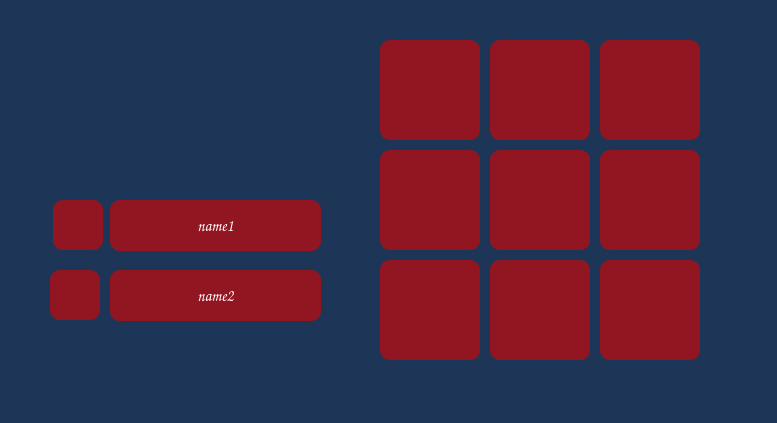
<?xml version="1.0" encoding="UTF-8"?>
<ui version="4.0">
 <class>GameHistory</class>
 <widget class="QDialog" name="GameHistory">
  <property name="geometry">
   <rect>
    <x>0</x>
    <y>0</y>
    <width>777</width>
    <height>423</height>
   </rect>
  </property>
  <property name="palette">
   <palette>
    <active>
     <colorrole role="WindowText">
      <brush brushstyle="SolidPattern">
       <color alpha="255">
        <red>255</red>
        <green>255</green>
        <blue>255</blue>
       </color>
      </brush>
     </colorrole>
     <colorrole role="Button">
      <brush brushstyle="SolidPattern">
       <color alpha="255">
        <red>29</red>
        <green>53</green>
        <blue>87</blue>
       </color>
      </brush>
     </colorrole>
     <colorrole role="Light">
      <brush brushstyle="SolidPattern">
       <color alpha="255">
        <red>43</red>
        <green>80</green>
        <blue>130</blue>
       </color>
      </brush>
     </colorrole>
     <colorrole role="Midlight">
      <brush brushstyle="SolidPattern">
       <color alpha="255">
        <red>36</red>
        <green>66</green>
        <blue>108</blue>
       </color>
      </brush>
     </colorrole>
     <colorrole role="Dark">
      <brush brushstyle="SolidPattern">
       <color alpha="255">
        <red>14</red>
        <green>26</green>
        <blue>43</blue>
       </color>
      </brush>
     </colorrole>
     <colorrole role="Mid">
      <brush brushstyle="SolidPattern">
       <color alpha="255">
        <red>19</red>
        <green>35</green>
        <blue>58</blue>
       </color>
      </brush>
     </colorrole>
     <colorrole role="Text">
      <brush brushstyle="SolidPattern">
       <color alpha="255">
        <red>255</red>
        <green>255</green>
        <blue>255</blue>
       </color>
      </brush>
     </colorrole>
     <colorrole role="BrightText">
      <brush brushstyle="SolidPattern">
       <color alpha="255">
        <red>255</red>
        <green>255</green>
        <blue>255</blue>
       </color>
      </brush>
     </colorrole>
     <colorrole role="ButtonText">
      <brush brushstyle="SolidPattern">
       <color alpha="255">
        <red>255</red>
        <green>255</green>
        <blue>255</blue>
       </color>
      </brush>
     </colorrole>
     <colorrole role="Base">
      <brush brushstyle="SolidPattern">
       <color alpha="255">
        <red>0</red>
        <green>0</green>
        <blue>0</blue>
       </color>
      </brush>
     </colorrole>
     <colorrole role="Window">
      <brush brushstyle="SolidPattern">
       <color alpha="255">
        <red>29</red>
        <green>53</green>
        <blue>87</blue>
       </color>
      </brush>
     </colorrole>
     <colorrole role="Shadow">
      <brush brushstyle="SolidPattern">
       <color alpha="255">
        <red>0</red>
        <green>0</green>
        <blue>0</blue>
       </color>
      </brush>
     </colorrole>
     <colorrole role="AlternateBase">
      <brush brushstyle="SolidPattern">
       <color alpha="255">
        <red>14</red>
        <green>26</green>
        <blue>43</blue>
       </color>
      </brush>
     </colorrole>
     <colorrole role="ToolTipBase">
      <brush brushstyle="SolidPattern">
       <color alpha="255">
        <red>255</red>
        <green>255</green>
        <blue>220</blue>
       </color>
      </brush>
     </colorrole>
     <colorrole role="ToolTipText">
      <brush brushstyle="SolidPattern">
       <color alpha="255">
        <red>0</red>
        <green>0</green>
        <blue>0</blue>
       </color>
      </brush>
     </colorrole>
     <colorrole role="PlaceholderText">
      <brush brushstyle="SolidPattern">
       <color alpha="128">
        <red>255</red>
        <green>255</green>
        <blue>255</blue>
       </color>
      </brush>
     </colorrole>
    </active>
    <inactive>
     <colorrole role="WindowText">
      <brush brushstyle="SolidPattern">
       <color alpha="255">
        <red>255</red>
        <green>255</green>
        <blue>255</blue>
       </color>
      </brush>
     </colorrole>
     <colorrole role="Button">
      <brush brushstyle="SolidPattern">
       <color alpha="255">
        <red>29</red>
        <green>53</green>
        <blue>87</blue>
       </color>
      </brush>
     </colorrole>
     <colorrole role="Light">
      <brush brushstyle="SolidPattern">
       <color alpha="255">
        <red>43</red>
        <green>80</green>
        <blue>130</blue>
       </color>
      </brush>
     </colorrole>
     <colorrole role="Midlight">
      <brush brushstyle="SolidPattern">
       <color alpha="255">
        <red>36</red>
        <green>66</green>
        <blue>108</blue>
       </color>
      </brush>
     </colorrole>
     <colorrole role="Dark">
      <brush brushstyle="SolidPattern">
       <color alpha="255">
        <red>14</red>
        <green>26</green>
        <blue>43</blue>
       </color>
      </brush>
     </colorrole>
     <colorrole role="Mid">
      <brush brushstyle="SolidPattern">
       <color alpha="255">
        <red>19</red>
        <green>35</green>
        <blue>58</blue>
       </color>
      </brush>
     </colorrole>
     <colorrole role="Text">
      <brush brushstyle="SolidPattern">
       <color alpha="255">
        <red>255</red>
        <green>255</green>
        <blue>255</blue>
       </color>
      </brush>
     </colorrole>
     <colorrole role="BrightText">
      <brush brushstyle="SolidPattern">
       <color alpha="255">
        <red>255</red>
        <green>255</green>
        <blue>255</blue>
       </color>
      </brush>
     </colorrole>
     <colorrole role="ButtonText">
      <brush brushstyle="SolidPattern">
       <color alpha="255">
        <red>255</red>
        <green>255</green>
        <blue>255</blue>
       </color>
      </brush>
     </colorrole>
     <colorrole role="Base">
      <brush brushstyle="SolidPattern">
       <color alpha="255">
        <red>0</red>
        <green>0</green>
        <blue>0</blue>
       </color>
      </brush>
     </colorrole>
     <colorrole role="Window">
      <brush brushstyle="SolidPattern">
       <color alpha="255">
        <red>29</red>
        <green>53</green>
        <blue>87</blue>
       </color>
      </brush>
     </colorrole>
     <colorrole role="Shadow">
      <brush brushstyle="SolidPattern">
       <color alpha="255">
        <red>0</red>
        <green>0</green>
        <blue>0</blue>
       </color>
      </brush>
     </colorrole>
     <colorrole role="AlternateBase">
      <brush brushstyle="SolidPattern">
       <color alpha="255">
        <red>14</red>
        <green>26</green>
        <blue>43</blue>
       </color>
      </brush>
     </colorrole>
     <colorrole role="ToolTipBase">
      <brush brushstyle="SolidPattern">
       <color alpha="255">
        <red>255</red>
        <green>255</green>
        <blue>220</blue>
       </color>
      </brush>
     </colorrole>
     <colorrole role="ToolTipText">
      <brush brushstyle="SolidPattern">
       <color alpha="255">
        <red>0</red>
        <green>0</green>
        <blue>0</blue>
       </color>
      </brush>
     </colorrole>
     <colorrole role="PlaceholderText">
      <brush brushstyle="SolidPattern">
       <color alpha="128">
        <red>255</red>
        <green>255</green>
        <blue>255</blue>
       </color>
      </brush>
     </colorrole>
    </inactive>
    <disabled>
     <colorrole role="WindowText">
      <brush brushstyle="SolidPattern">
       <color alpha="255">
        <red>14</red>
        <green>26</green>
        <blue>43</blue>
       </color>
      </brush>
     </colorrole>
     <colorrole role="Button">
      <brush brushstyle="SolidPattern">
       <color alpha="255">
        <red>29</red>
        <green>53</green>
        <blue>87</blue>
       </color>
      </brush>
     </colorrole>
     <colorrole role="Light">
      <brush brushstyle="SolidPattern">
       <color alpha="255">
        <red>43</red>
        <green>80</green>
        <blue>130</blue>
       </color>
      </brush>
     </colorrole>
     <colorrole role="Midlight">
      <brush brushstyle="SolidPattern">
       <color alpha="255">
        <red>36</red>
        <green>66</green>
        <blue>108</blue>
       </color>
      </brush>
     </colorrole>
     <colorrole role="Dark">
      <brush brushstyle="SolidPattern">
       <color alpha="255">
        <red>14</red>
        <green>26</green>
        <blue>43</blue>
       </color>
      </brush>
     </colorrole>
     <colorrole role="Mid">
      <brush brushstyle="SolidPattern">
       <color alpha="255">
        <red>19</red>
        <green>35</green>
        <blue>58</blue>
       </color>
      </brush>
     </colorrole>
     <colorrole role="Text">
      <brush brushstyle="SolidPattern">
       <color alpha="255">
        <red>14</red>
        <green>26</green>
        <blue>43</blue>
       </color>
      </brush>
     </colorrole>
     <colorrole role="BrightText">
      <brush brushstyle="SolidPattern">
       <color alpha="255">
        <red>255</red>
        <green>255</green>
        <blue>255</blue>
       </color>
      </brush>
     </colorrole>
     <colorrole role="ButtonText">
      <brush brushstyle="SolidPattern">
       <color alpha="255">
        <red>14</red>
        <green>26</green>
        <blue>43</blue>
       </color>
      </brush>
     </colorrole>
     <colorrole role="Base">
      <brush brushstyle="SolidPattern">
       <color alpha="255">
        <red>29</red>
        <green>53</green>
        <blue>87</blue>
       </color>
      </brush>
     </colorrole>
     <colorrole role="Window">
      <brush brushstyle="SolidPattern">
       <color alpha="255">
        <red>29</red>
        <green>53</green>
        <blue>87</blue>
       </color>
      </brush>
     </colorrole>
     <colorrole role="Shadow">
      <brush brushstyle="SolidPattern">
       <color alpha="255">
        <red>0</red>
        <green>0</green>
        <blue>0</blue>
       </color>
      </brush>
     </colorrole>
     <colorrole role="AlternateBase">
      <brush brushstyle="SolidPattern">
       <color alpha="255">
        <red>29</red>
        <green>53</green>
        <blue>87</blue>
       </color>
      </brush>
     </colorrole>
     <colorrole role="ToolTipBase">
      <brush brushstyle="SolidPattern">
       <color alpha="255">
        <red>255</red>
        <green>255</green>
        <blue>220</blue>
       </color>
      </brush>
     </colorrole>
     <colorrole role="ToolTipText">
      <brush brushstyle="SolidPattern">
       <color alpha="255">
        <red>0</red>
        <green>0</green>
        <blue>0</blue>
       </color>
      </brush>
     </colorrole>
     <colorrole role="PlaceholderText">
      <brush brushstyle="SolidPattern">
       <color alpha="128">
        <red>255</red>
        <green>255</green>
        <blue>255</blue>
       </color>
      </brush>
     </colorrole>
    </disabled>
   </palette>
  </property>
  <property name="windowTitle">
   <string>Game status</string>
  </property>
  <widget class="QPushButton" name="pushButton_9">
   <property name="geometry">
    <rect>
     <x>600</x>
     <y>260</y>
     <width>100</width>
     <height>100</height>
    </rect>
   </property>
   <property name="cursor">
    <cursorShape>PointingHandCursor</cursorShape>
   </property>
   <property name="styleSheet">
    <string notr="true">background-color: rgb(146, 22, 33);
border-radius: 10px
</string>
   </property>
   <property name="text">
    <string/>
   </property>
   <property name="iconSize">
    <size>
     <width>100</width>
     <height>100</height>
    </size>
   </property>
  </widget>
  <widget class="QPushButton" name="pushButton">
   <property name="geometry">
    <rect>
     <x>380</x>
     <y>40</y>
     <width>100</width>
     <height>100</height>
    </rect>
   </property>
   <property name="cursor">
    <cursorShape>PointingHandCursor</cursorShape>
   </property>
   <property name="styleSheet">
    <string notr="true">background-color: rgb(146, 22, 33);
border-radius: 10px
</string>
   </property>
   <property name="text">
    <string/>
   </property>
   <property name="iconSize">
    <size>
     <width>100</width>
     <height>100</height>
    </size>
   </property>
  </widget>
  <widget class="QPushButton" name="pushButton_5">
   <property name="geometry">
    <rect>
     <x>490</x>
     <y>150</y>
     <width>100</width>
     <height>100</height>
    </rect>
   </property>
   <property name="cursor">
    <cursorShape>PointingHandCursor</cursorShape>
   </property>
   <property name="styleSheet">
    <string notr="true">background-color: rgb(146, 22, 33);
border-radius: 10px
</string>
   </property>
   <property name="text">
    <string/>
   </property>
   <property name="iconSize">
    <size>
     <width>100</width>
     <height>100</height>
    </size>
   </property>
  </widget>
  <widget class="QPushButton" name="pushButton_6">
   <property name="geometry">
    <rect>
     <x>600</x>
     <y>150</y>
     <width>100</width>
     <height>100</height>
    </rect>
   </property>
   <property name="cursor">
    <cursorShape>PointingHandCursor</cursorShape>
   </property>
   <property name="styleSheet">
    <string notr="true">background-color: rgb(146, 22, 33);
border-radius: 10px
</string>
   </property>
   <property name="text">
    <string/>
   </property>
   <property name="iconSize">
    <size>
     <width>100</width>
     <height>100</height>
    </size>
   </property>
  </widget>
  <widget class="QPushButton" name="pushButton_3">
   <property name="geometry">
    <rect>
     <x>600</x>
     <y>40</y>
     <width>100</width>
     <height>100</height>
    </rect>
   </property>
   <property name="cursor">
    <cursorShape>PointingHandCursor</cursorShape>
   </property>
   <property name="styleSheet">
    <string notr="true">background-color: rgb(146, 22, 33);
border-radius: 10px
</string>
   </property>
   <property name="text">
    <string/>
   </property>
   <property name="iconSize">
    <size>
     <width>100</width>
     <height>100</height>
    </size>
   </property>
  </widget>
  <widget class="QPushButton" name="pushButton_2">
   <property name="geometry">
    <rect>
     <x>490</x>
     <y>40</y>
     <width>100</width>
     <height>100</height>
    </rect>
   </property>
   <property name="cursor">
    <cursorShape>PointingHandCursor</cursorShape>
   </property>
   <property name="styleSheet">
    <string notr="true">background-color: rgb(146, 22, 33);
border-radius: 10px
</string>
   </property>
   <property name="text">
    <string/>
   </property>
   <property name="iconSize">
    <size>
     <width>100</width>
     <height>100</height>
    </size>
   </property>
  </widget>
  <widget class="QPushButton" name="pushButton_7">
   <property name="geometry">
    <rect>
     <x>380</x>
     <y>260</y>
     <width>100</width>
     <height>100</height>
    </rect>
   </property>
   <property name="cursor">
    <cursorShape>PointingHandCursor</cursorShape>
   </property>
   <property name="styleSheet">
    <string notr="true">background-color: rgb(146, 22, 33);
border-radius: 10px
</string>
   </property>
   <property name="text">
    <string/>
   </property>
   <property name="iconSize">
    <size>
     <width>100</width>
     <height>100</height>
    </size>
   </property>
  </widget>
  <widget class="QPushButton" name="pushButton_4">
   <property name="geometry">
    <rect>
     <x>380</x>
     <y>150</y>
     <width>100</width>
     <height>100</height>
    </rect>
   </property>
   <property name="cursor">
    <cursorShape>PointingHandCursor</cursorShape>
   </property>
   <property name="styleSheet">
    <string notr="true">background-color: rgb(146, 22, 33);
border-radius: 10px
</string>
   </property>
   <property name="text">
    <string/>
   </property>
   <property name="iconSize">
    <size>
     <width>100</width>
     <height>100</height>
    </size>
   </property>
  </widget>
  <widget class="QPushButton" name="pushButton_8">
   <property name="geometry">
    <rect>
     <x>490</x>
     <y>260</y>
     <width>100</width>
     <height>100</height>
    </rect>
   </property>
   <property name="cursor">
    <cursorShape>PointingHandCursor</cursorShape>
   </property>
   <property name="styleSheet">
    <string notr="true">background-color: rgb(146, 22, 33);
border-radius: 10px
</string>
   </property>
   <property name="text">
    <string/>
   </property>
   <property name="iconSize">
    <size>
     <width>100</width>
     <height>100</height>
    </size>
   </property>
  </widget>
  <widget class="QPushButton" name="pushButton_11">
   <property name="geometry">
    <rect>
     <x>50</x>
     <y>270</y>
     <width>50</width>
     <height>50</height>
    </rect>
   </property>
   <property name="styleSheet">
    <string notr="true">background-color: rgb(146, 22, 33);
border-radius: 10px
</string>
   </property>
   <property name="text">
    <string/>
   </property>
   <property name="icon">
    <iconset resource="Resorces.qrc">
     <normaloff>:/shape/1.png</normaloff>:/shape/1.png</iconset>
   </property>
   <property name="iconSize">
    <size>
     <width>50</width>
     <height>50</height>
    </size>
   </property>
  </widget>
  <widget class="QLabel" name="label">
   <property name="geometry">
    <rect>
     <x>110</x>
     <y>200</y>
     <width>211</width>
     <height>51</height>
    </rect>
   </property>
   <property name="font">
    <font>
     <family>Comic Sans MS</family>
     <pointsize>12</pointsize>
    </font>
   </property>
   <property name="styleSheet">
    <string notr="true">background-color: rgb(146, 22, 33);
color: rgb(255, 255, 255);
border-radius: 10px
</string>
   </property>
   <property name="text">
    <string>name1</string>
   </property>
   <property name="alignment">
    <set>Qt::AlignCenter</set>
   </property>
   <property name="margin">
    <number>7</number>
   </property>
  </widget>
  <widget class="QLabel" name="label_2">
   <property name="geometry">
    <rect>
     <x>110</x>
     <y>270</y>
     <width>211</width>
     <height>51</height>
    </rect>
   </property>
   <property name="maximumSize">
    <size>
     <width>800</width>
     <height>600</height>
    </size>
   </property>
   <property name="font">
    <font>
     <family>Comic Sans MS</family>
     <pointsize>12</pointsize>
    </font>
   </property>
   <property name="styleSheet">
    <string notr="true">background-color: rgb(146, 22, 33);
color: rgb(255, 255, 255);
border-radius: 10px
</string>
   </property>
   <property name="text">
    <string>name2</string>
   </property>
   <property name="alignment">
    <set>Qt::AlignCenter</set>
   </property>
   <property name="margin">
    <number>7</number>
   </property>
  </widget>
  <widget class="QPushButton" name="pushButton_10">
   <property name="geometry">
    <rect>
     <x>53</x>
     <y>200</y>
     <width>50</width>
     <height>50</height>
    </rect>
   </property>
   <property name="styleSheet">
    <string notr="true">background-color: rgb(146, 22, 33);
border-radius: 10px
</string>
   </property>
   <property name="text">
    <string/>
   </property>
   <property name="icon">
    <iconset resource="Resorces.qrc">
     <normaloff>:/shape/2.png</normaloff>:/shape/2.png</iconset>
   </property>
   <property name="iconSize">
    <size>
     <width>50</width>
     <height>50</height>
    </size>
   </property>
  </widget>
 </widget>
 <resources>
  <include location="Resorces.qrc"/>
 </resources>
 <connections/>
</ui>
